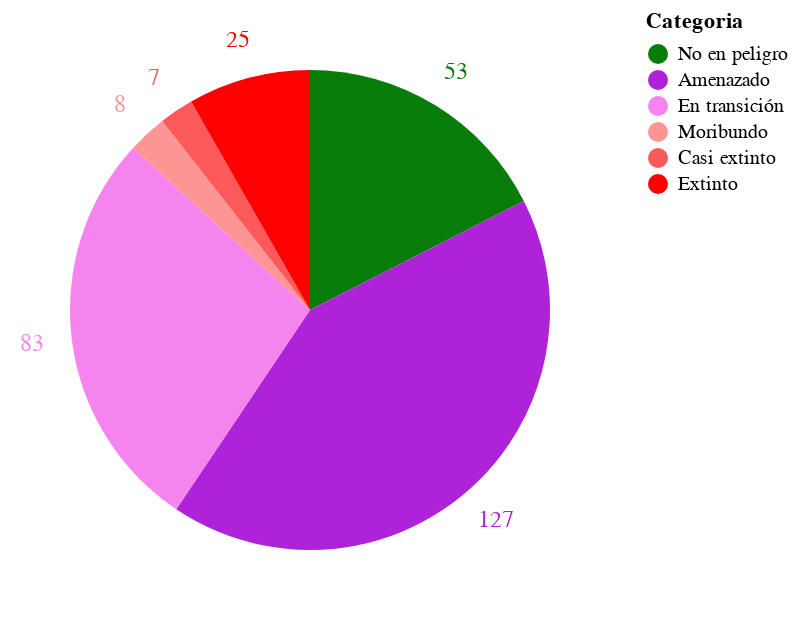

Notebook code cell kept with this figure:
### Code cell
labels2spa={
    'extinct':'Extinto',
    'shifting':'En transición',
    'threatened':'Amenazado',
    'not endangered':'No en peligro',
    'moribund':'Moribundo',
    'nearly extinct':'Casi extinto'
}

order=['not endangered','threatened','shifting','moribund','nearly extinct','extinct']

source = pd.DataFrame({'Categoria':[labels2spa[ix] for ix in order],'Cantidad':[aes_mx[ix] for ix in order], 'Order': range(len(order))})

base=alt.Chart(source).encode(
    alt.Theta("Cantidad:Q").stack(True),
    color=alt.Color('Categoria', sort=alt.SortField('Order'),scale=alt.Scale(range=['#077c09','#ae23d7','#f684ee','#fe9595','#fc5a5a','#ff0000'])),
    order=alt.Order('Order:O')
)

pie = base.mark_arc(outerRadius=120)
text = base.mark_text(radius=140, size=12).encode(text="Cantidad")

pie + text

### Figure 1 — Vega-Lite specification as saved in the notebook (floating-point values rounded to 4 significant figures)
{"config": {"view": {"continuousWidth": 300, "continuousHeight": 300}}, "layer": [{"mark": {"type": "arc", "outerRadius": 120}, "encoding": {"color": {"field": "Categoria", "scale": {"range": ["#077c09", "#ae23d7", "#f684ee", "#fe9595", "#fc5a5a", "#ff0000"]}, "sort": {"field": "Order"}, "type": "nominal"}, "order": {"field": "Order", "type": "ordinal"}, "theta": {"field": "Cantidad", "stack": true, "type": "quantitative"}}}, {"mark": {"type": "text", "radius": 140, "size": 12}, "encoding": {"color": {"field": "Categoria", "scale": {"range": ["#077c09", "#ae23d7", "#f684ee", "#fe9595", "#fc5a5a", "#ff0000"]}, "sort": {"field": "Order"}, "type": "nominal"}, "order": {"field": "Order", "type": "ordinal"}, "text": {"field": "Cantidad", "type": "quantitative"}, "theta": {"field": "Cantidad", "stack": true, "type": "quantitative"}}}], "data": {"name": "data-3d23d16ee145997e97e8e384fab0b411"}, "$schema": "https://vega.github.io/schema/vega-lite/v5.20.1.json", "datasets": {"data-3d23d16ee145997e97e8e384fab0b411": [{"Categoria": "No en peligro", "Cantidad": 53, "Order": 0}, {"Categoria": "Amenazado", "Cantidad": 127, "Order": 1}, {"Categoria": "En transición", "Cantidad": 83, "Order": 2}, {"Categoria": "Moribundo", "Cantidad": 8, "Order": 3}, {"Categoria": "Casi extinto", "Cantidad": 7, "Order": 4}, {"Categoria": "Extinto", "Cantidad": 25, "Order": 5}]}}
